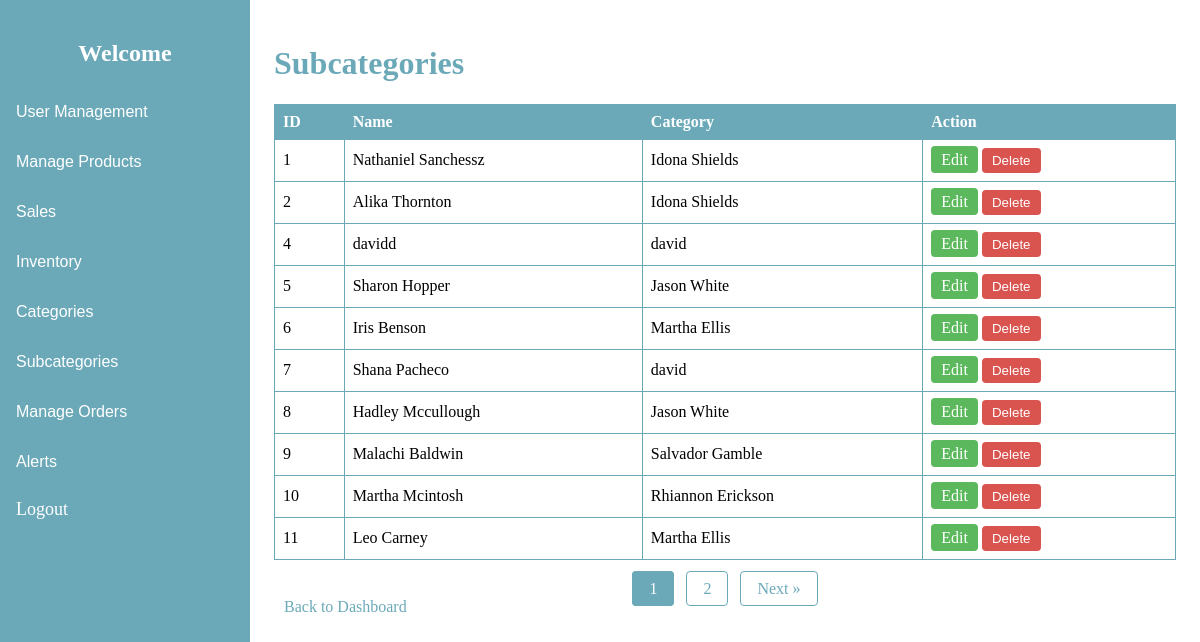
Page /admin/pages/view_subcategories.php (signed in) on the committed database.
### tables this page shows
CREATE TABLE `subcategories` (
  `id` int(11) NOT NULL,
  `category_id` int(11) NOT NULL,
  `name` varchar(50) NOT NULL,
  `created_at` timestamp NOT NULL DEFAULT current_timestamp()
);

CREATE TABLE `categories` (
  `id` int(11) NOT NULL,
  `name` varchar(50) NOT NULL,
  `created_at` timestamp NOT NULL DEFAULT current_timestamp()
);

### admin/pages/view_subcategories.php (the view, shortened to what this page needs)
<?php
include('../includes/db.php');
$subcategories_per_page = 10;
$page = isset($_GET['page']) ? (int)$_GET['page'] : 1;
$offset = ($page - 1) * $subcategories_per_page;
$total_subcategories_stmt = $pdo->query('SELECT COUNT(*) FROM subcategories');
$total_subcategories = $total_subcategories_stmt->fetchColumn();
$total_pages = ceil($total_subcategories / $subcategories_per_page);
$stmt = $pdo->prepare('
    SELECT subcategories.*, categories.name AS category_name
    FROM subcategories
    JOIN categories ON subcategories.category_id = categories.id
    LIMIT :offset, :subcategories_per_page
');
$stmt->bindValue(':offset', $offset, PDO::PARAM_INT);
$stmt->bindValue(':subcategories_per_page', $subcategories_per_page, PDO::PARAM_INT);
$stmt->execute();
$subcategories = $stmt->fetchAll();
?>
<!DOCTYPE html>
<html>
<head>
    <link rel="stylesheet" type="text/css" href="../public/css/viewSubcategory.css">
    <link rel="stylesheet" type="text/css" href="../public/css/viewP.css">
</head>
<body>
<?php include('../includes/sidebar.php'); ?>
<div class="content">
    <h1>Subcategories</h1>
    <table>
        <tr>
            <th>ID</th>
            <th>Name</th>
            <th>Category</th>
            <th>Action</th>
        </tr>
        <?php foreach ($subcategories as $subcategory): ?>
            <tr>
                <td><?php echo htmlspecialchars($subcategory['id']); ?></td>
                <td><?php echo htmlspecialchars($subcategory['name']); ?></td>
                <td><?php echo htmlspecialchars($subcategory['category_name']); ?></td>
                <td>
                    <div class="button-group">
                        <a href="edit_subcategory.php?id=<?php echo $subcategory['id']; ?>" style="background-color: #5cb85c; color: white; text-align: center; padding: 5px 10px; border-radius: 4px;">Edit</a>
                        <?php if ($role !== 'editor'): ?>
                        <form method="POST" onsubmit="return confirm('Are you sure you want to delete this item?');" style="display:inline;" id="deleteForm-<?php echo $subcategory['id']; ?>">
                            <button type="submit" style="background-color: #d9534f; color: white; border: none; padding: 5px 10px; border-radius: 4px; cursor: pointer;">Delete</button>
                        </form>
                        <?php endif; ?>
                    </div>
                </td>
            </tr>
        <?php endforeach; ?>
    </table>
    <div class="pagination">
        <?php for ($i = 1; $i <= $total_pages; $i++): ?>
            <a href="?page=<?php echo $i; ?>" <?php if ($i == $page) echo 'class="active"'; ?>><?php echo $i; ?></a>
        <?php endfor; ?>
        <?php if ($page < $total_pages): ?>
            <a href="?page=<?php echo $page + 1; ?>">Next &raquo;</a>
        <?php endif; ?>
    </div>
    <a href="dashboard.php">Back to Dashboard</a>
</div>
</body>
</html>

### admin/public/css/viewSubcategory.css (style rules this page uses)
.content { margin-left: 250px; padding: 20px; }
h1 { color: #6BA9B9; }
table { width: 100%; border-collapse: collapse; margin-top: 20px; }
th, td { border: 1px solid #6BA9B9; padding: 8px; text-align: left; }
th { background-color: #6BA9B9; color: white; }
a { text-decoration: none; color: #6BA9B9; padding: 5px 10px; border-radius: 4px; transition: background-color 0.3s, color 0.3s; }

### admin/public/css/viewP.css (style rules this page uses)
.pagination { margin-top: 20px; text-align: center; }
.pagination a { color: #6BA9B9; padding: 8px 16px; text-decoration: none; border: 1px solid #6BA9B9; border-radius: 4px; margin: 0 4px; }
.pagination a.active { background-color: #6BA9B9; color: white; border: 1px solid #6BA9B9; }

### admin/includes/sidebar.php (style rules this page uses)
.content { margin-left: 250px; padding: 16px; }

### rows in the picture
subcategories: id "1", name "Nathaniel Sanchessz", category.name "Idona Shields"
subcategories: id "2", name "Alika Thornton", category.name "Idona Shields"
subcategories: id "4", name "davidd", category.name "david"
subcategories: id "5", name "Sharon Hopper", category.name "Jason White"
subcategories: id "6", name "Iris Benson", category.name "Martha Ellis"
subcategories: id "7", name "Shana Pacheco", category.name "david"
subcategories: id "8", name "Hadley Mccullough", category.name "Jason White"
subcategories: id "9", name "Malachi Baldwin", category.name "Salvador Gamble"
subcategories: id "10", name "Martha Mcintosh", category.name "Rhiannon Erickson"
subcategories: id "11", name "Leo Carney", category.name "Martha Ellis"
